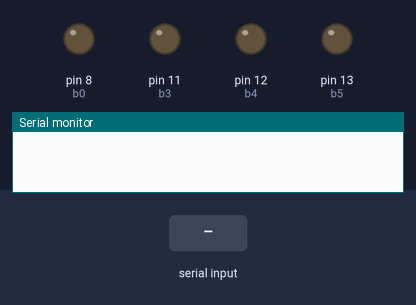
Simulated run of this sketch. Board: Arduino Uno, built with avr-gcc and run on an emulated ATmega328P. Shown: output pins drawn as LEDs (lit = HIGH), the last lines printed to the serial monitor. The inputs (shaded band) are chosen by the test bench.

Above: at 1.2 s.
1.3 s: "1" received over Serial
At 2.6 s:
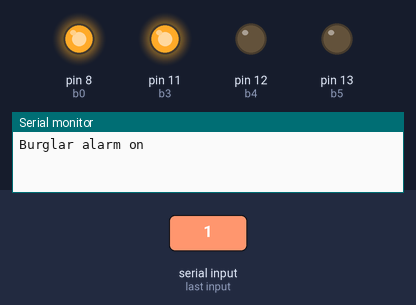
3.8 s: "2" received over Serial
At 5.7 s:
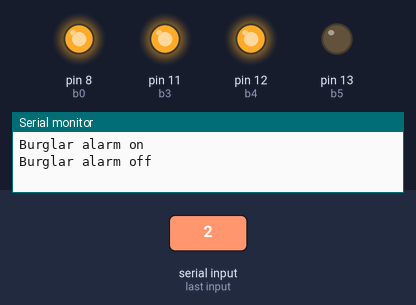
6.3 s: "3" received over Serial
At 7.6 s:
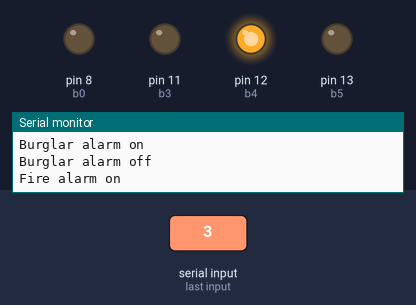
8.8 s: "5" received over Serial
At 10.8 s:
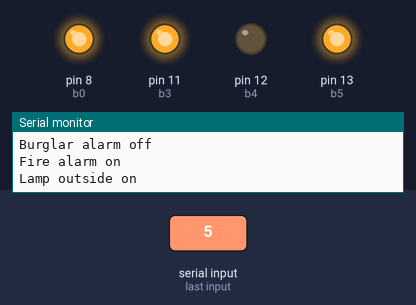
11.3 s: "6" received over Serial
At 12.6 s:
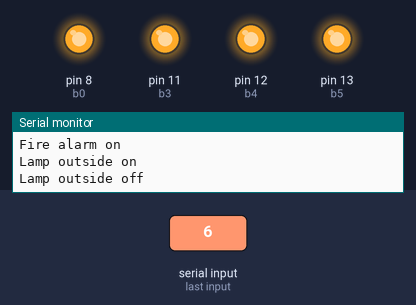
13.8 s: "7" received over Serial
At 15.8 s:
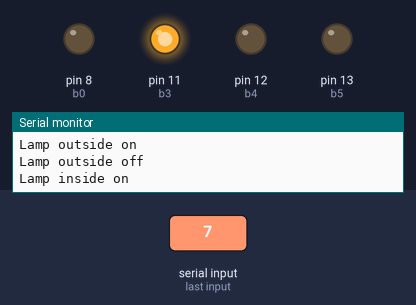
Timing chart, 0 to 17.3 s (numbered marks = the images above; inputs shaded):
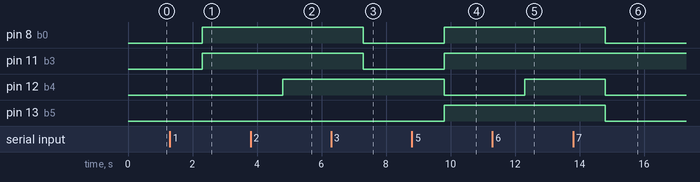

Measured:
- after the input at 1.3 s, pin 8 (b0), pin 11 (b3): LOW → HIGH after 1.0 s
- after the input at 3.8 s, pin 12 (b4): LOW → HIGH after 1.0 s
- after the input at 6.3 s, pin 8 (b0), pin 11 (b3): HIGH → LOW after 1.0 s
- after the input at 8.8 s, pin 8 (b0), pin 11 (b3), pin 13 (b5): LOW → HIGH after 1.0 s; pin 12 (b4): HIGH → LOW after 1.0 s
- after the input at 11.3 s, pin 12 (b4): LOW → HIGH after 1.0 s
- after the input at 13.8 s, pin 8 (b0), pin 12 (b4), pin 13 (b5): HIGH → LOW after 1.0 s

The sketch:

SmartHome.ino
```cpp
int b4 = 12;
int b5 = 13;
int b3 = 11;
int b0 = 8;

String command;

void setup() {
Serial.begin(9600);

pinMode(b4, OUTPUT);
pinMode(b5, OUTPUT);
pinMode(b3, OUTPUT);
pinMode(b0, OUTPUT);
}


void loop() {
  while(Serial.available()) {

command= Serial.readString();// read the incoming data as string

if(command == "1"){//serial command 1 to turn on burglar alarm
burglarAlarmLampOn();
Serial.println("Burglar alarm on");
}
else if(command == "2"){//serial command 2 to turn off burglar alarm
burglarAlarmLampOff();
Serial.println("Burglar alarm off");
} else if(command == "3"){//serial command 3 to turn on firealarm alarm
turnAlarmOn();
Serial.println("Fire alarm on");
} else if(command == "4"){//serial command 4 to turn off firealarm alarm
turnAlarmOff();
Serial.println("Fire alarm off");
}else if(command == "5"){//serial command 5 to turn on outside lamp
turnOutsideLampOn();
Serial.println("Lamp outside on");
}else if(command == "6"){//serial command 6 to turn off outside lamp
turnOutsideLampOff();
Serial.println("Lamp outside off");
} else if(command == "7"){//serial command 7 to turn on indoor lamp
turnIndoorLampOn();
Serial.println("Lamp inside on");
} else if(command == "8"){//serial command 8 to turn off indoor lamp
turnIndoorLampOff();
Serial.println("Lamp inside on");
} else {
 Serial.println("Not known command");
}

}

}
void turnOutsideLampOn(){
   digitalWrite(b4, LOW);
  digitalWrite(b5, HIGH);
  digitalWrite(b3, HIGH);
  digitalWrite(b0, HIGH);

}
void turnOutsideLampOff(){
digitalWrite(b4, HIGH);
  digitalWrite(b5, HIGH);
  digitalWrite(b3, HIGH);
  digitalWrite(b0, HIGH);

}
void turnIndoorLampOn(){
   digitalWrite(b4, LOW);
  digitalWrite(b5, LOW);
  digitalWrite(b3, HIGH);
  digitalWrite(b0, LOW);

}

void turnIndoorLampOff(){
   digitalWrite(b4, HIGH);
  digitalWrite(b5, LOW);
  digitalWrite(b3, HIGH);
  digitalWrite(b0, LOW);

}

void turnAlarmOn(){
   digitalWrite(b4, HIGH);
  digitalWrite(b5, LOW);
  digitalWrite(b3, LOW);
  digitalWrite(b0, LOW);

}
void turnAlarmOff(){
   digitalWrite(b4, LOW);
  digitalWrite(b5, LOW);
  digitalWrite(b3, LOW);
  digitalWrite(b0, LOW);

}
void burglarAlarmLampOn(){
  digitalWrite(b4, LOW);
  digitalWrite(b5, LOW);
  digitalWrite(b3, HIGH);
  digitalWrite(b0, HIGH);

}
void burglarAlarmLampOff(){
  digitalWrite(b4, HIGH);
  digitalWrite(b5, LOW);
  digitalWrite(b3, HIGH);
  digitalWrite(b0, HIGH);

}
```
